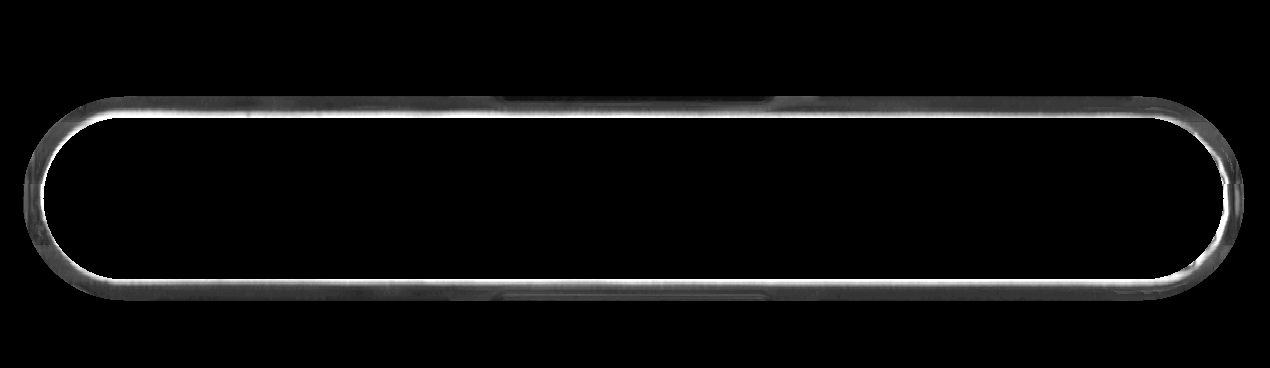
#> input picture mskover.png, 1270 x 368 px; the run also reads 2 pictures not shown here
$ python '沿周.done.py'
#> lines starting #> are read from the running program, lines starting #| are printed output that depends on the picture
import cv2
import numpy as np
# from PIL import ImageFont, ImageDraw, Image
import math
import MouseMinWidth

mx = 0
my = 0
radius0 = 81
radius1 = 102
lcx = 124
lcy = 198
lcenter = (lcx, lcy)  # 左圆心
rcx = 1142
rcy = 198
rcenter = (rcx, rcy)  # 右圆心
# 读取图片文件
img = cv2.imread("mskover.png")
#> img is the input picture: shape (368, 1270, 3); min 0, max 255, mean 12.3
xiaoup = cv2.imread("maskup.png")
xiaoleft = cv2.imread("maskleft.png")
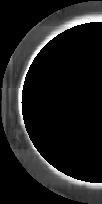
#> input picture maskleft.png, 102 x 204 px
#> xiaoleft is the input picture: shape (204, 102, 3); min 0, max 255, mean 28.3
xiaodown = cv2.imread("maskdown.png")
xiaoright = cv2.imread("maskright.png")
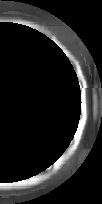
#> input picture maskright.png, 102 x 204 px
#> xiaoright is the input picture: shape (204, 102, 3); min 0, max 255, mean 31.3
# 获取图像尺寸
# height, width, channels = img.shape
img_copy = img.copy()  # 保存原始图片的副本
print(img.shape)
#| (368, 1270, 3)


# [191 lines left out: functions get_cercle, get_mouse_pos, not called in this run]
        # img1 = np.array(img_pil)
        # cv2.imshow("image", img1)


# 初始化显示窗口
cv2.namedWindow("image")

# 绑定鼠标事件处理函数
cv2.setMouseCallback("image", get_mouse_pos)
# 在窗口中显示图片
cv2.imshow("image", img)

cv2.waitKey(0)

# 释放窗口资源
cv2.destroyAllWindows()
